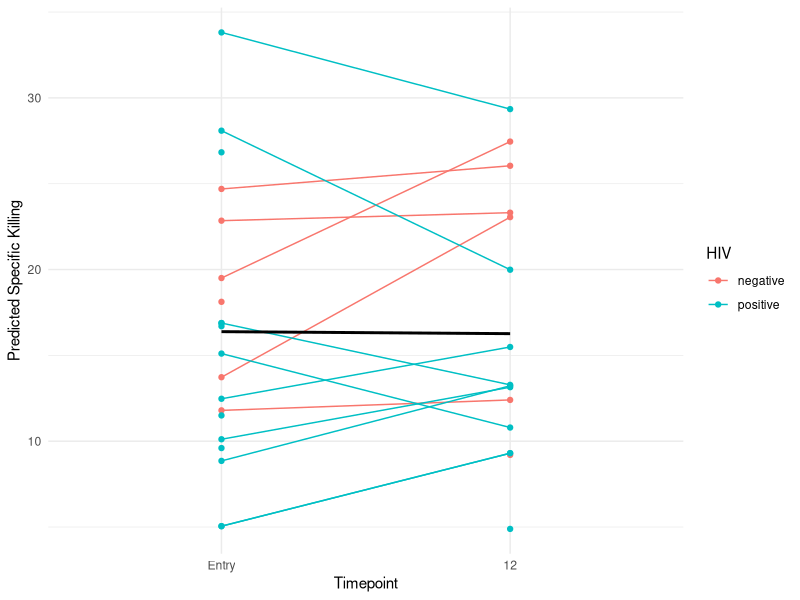
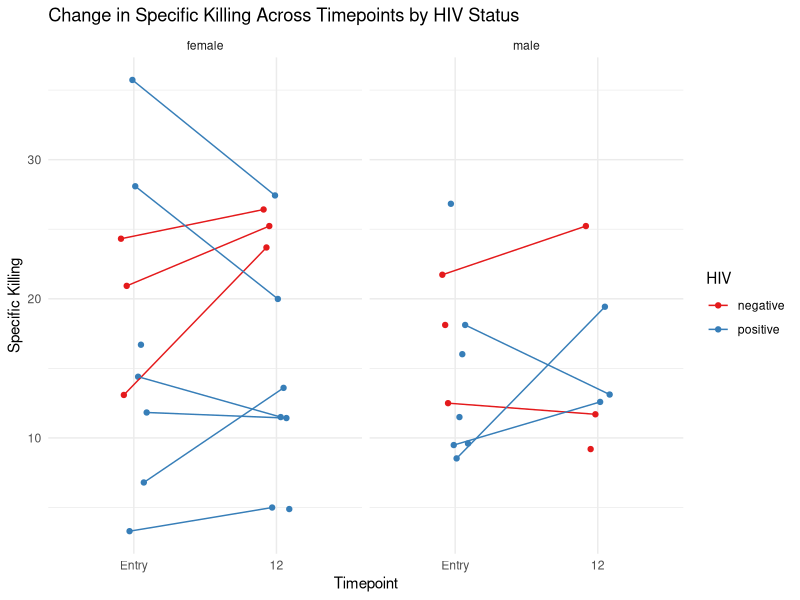
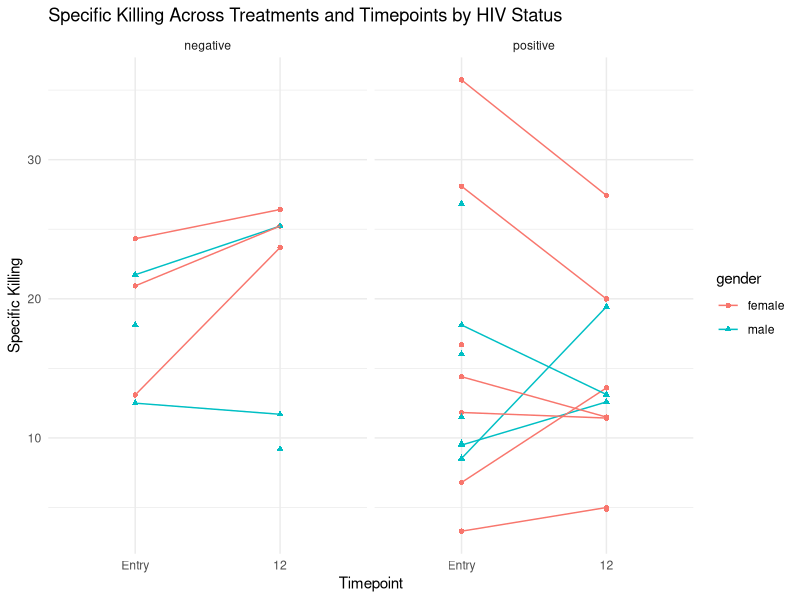
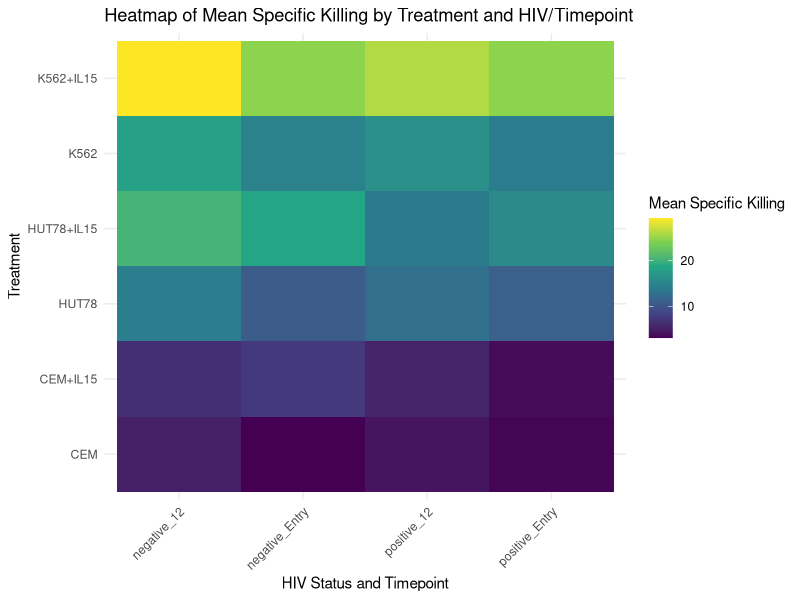

Here is the R script that generated these plots, in order: (Note: this script raises an error after producing the figures.)
library(readxl)
library(dplyr)
library(lme4)
library(ggplot2)
library(ggeffects)
library(lmerTest)
library(tidyr)
library(reshape2)

########### Read in Data and Viral Data ############

data <- read_excel("NK Function Metadata.xlsx")
v_data <- read.csv("Viral_Titres.csv")

########## Clean Column Names and Delete uneeded columns ##############

# Preliminary setup
names(data)[names(data) == "Donor ID"] <- "PID" # Rename column to PID

# Insert a new column "viral load" as the 11th column initialized with NA
data$viral_load <- NA
# This step involves creating a new column order vector
new_order <- c(names(data)[1:10], "viral_load", names(data)[11:(ncol(data)-1)])

# Reorder the dataframe columns according to the new order
data <- data[, new_order]

# Fix errored entries
data$`age (yrs)` <- as.numeric(data$`age (yrs)`)
data$gender <- as.factor(data$gender)
data$HIV <- as.factor(data$HIV)
data$Group <- as.factor(data$Group)
data$Treatment <- as.factor(data$Treatment)
data$Batch <- as.factor(data$Batch)

data <- data %>%
  mutate(
    Timepoint = if_else(grepl("CE037 V11", `Sample Name`), "12", as.character(Timepoint)),
    `age (yrs)` = if_else(grepl("CE037 V11", `Sample Name`), 0.85, `age (yrs)`)
  )
str(data)

data <- data %>%
  filter(!(`Sample Name` == "A1 CE023 V1 NK only.fcs" & Batch == "Batch 9"))

######### Add VIral Load Data ###########

# Step 1 & 2: Update "viral load" based on "Group" and "HIV"
data$viral_load[data$Group != "TARA"] <- NA
data$viral_load[data$HIV == "negative"] <- 0

# Step 3 & 4: Extract and set "viral load" for specific conditions
for (i in 1:nrow(data)) {
  if (data$Group[i] == "TARA" && data$HIV[i] == "positive") {
    if (data$Timepoint[i] == "12") {
      # Extract from v_data where PID matches and Age is 12
      matched <- v_data[v_data$PID == data$PID[i] & v_data$Age == 12,]
    } else if (data$Timepoint[i] == "Entry" && grepl(" V1", data$`Sample Name`[i])) {
      # Extract from v_data where PID matches and Age is 1
      matched <- v_data[v_data$PID == data$PID[i] & v_data$Age == 1,]
    } else if (data$Timepoint[i] == "Entry" && grepl(" V2", data$`Sample Name`[i])) {
      # Extract from v_data where PID matches and Age is 2
      matched <- v_data[v_data$PID == data$PID[i] & v_data$Age == 2,]
    } else {
      next
    }
    
    # Update the "viral load" if matched entry found
    if (nrow(matched) > 0) {
      data$viral_load[i] <- matched$Viral.Titre[1] # Assuming the first match is taken if multiple
    }
  }
}

# Restore original column names with spaces or special characters as necessary
names(data) <- gsub("viral_load", "viral load", names(data))

data_cleaned <- data %>% select(-c(1, 3, 4))


######### Split Data based on Killing, MFI and Frequency ############

col_names <- names(data_cleaned)
col_names_excluding_killing <- col_names[-((ncol(data_cleaned)-2):ncol(data_cleaned))]

# Identify indices for the shared first 9 columns and the last 3 columns
shared_cols <- 1:10
killing_additional_cols <- (ncol(data_cleaned)-2):ncol(data_cleaned) # Last 3 columns

# Identify columns for MFI and Freq excluding the last three columns
mfi_cols <- grep("Median", col_names_excluding_killing)
freq_cols <- grep("\\(\\%\\)", col_names_excluding_killing, perl = TRUE)

# Map these columns back to the original dataframe's column indices
mfi_indices <- match(col_names_excluding_killing[mfi_cols], col_names)
freq_indices <- match(col_names_excluding_killing[freq_cols], col_names)

# Creating the dataframes
Killing <- data_cleaned[, c(shared_cols, (ncol(data_cleaned)-2):ncol(data_cleaned))]
MFI <- data_cleaned[, unique(c(shared_cols, mfi_indices))]
Freq <- data_cleaned[, unique(c(shared_cols, freq_indices))]


### Clean Frequency Dataset prior to Splitting, and convert % to raw counts ########
names(Freq) <- gsub(" \\| Freq\\. of Parent \\(%\\)", "", names(Freq))
rename_map <- c(
  "Lymphocytes" = "P1",
  "Lymphocytes/Single Cells" = "P2",
  "Lymphocytes/Single Cells/Live" = "P3",
  "Lymphocytes/Single Cells/Live/CD3-Label-" = "P4"
)

# Loop through the rename map and assign new names to Freq dataframe
for(original_name in names(rename_map)) {
  # Check if the original_name exists in the column names of Freq
  if(original_name %in% names(Freq)) {
    # Get the index of the column with the original name
    col_index <- which(names(Freq) == original_name)
    # Assign the new name to the column
    names(Freq)[col_index] <- rename_map[original_name]
  }
}

# Convert percentages to actual values
Freq$P1 <- Freq$Count * (Freq$P1 / 100) # P1 as a percentage of Count
Freq$P2 <- Freq$P1 * (Freq$P2 / 100)    # P2 as a percentage of the new P1 value
Freq$P3 <- Freq$P2 * (Freq$P3 / 100)    # P3 as a percentage of the new P2 value
Freq$P4 <- Freq$P3 * (Freq$P4 / 100)    # P4 as a percentage of the new P3 value
Freq$`Total NK` <- Freq$P4 * (Freq$`Total NK` / 100)    # P4 as a percentage of the new P3 value

str(Freq)
# Step 1: Identify column groups
single_slash_cols <- grep("^Total NK/[^/]+$", names(Freq), value = TRUE)
double_slash_cols <- grep("^Total NK/.+/[^/]+$", names(Freq), value = TRUE)

##### Checking for non-numeric values
# Combine all columns of interest into a single vector
all_cols <- c("Total NK", single_slash_cols, double_slash_cols)

# Identify non-numeric columns from the list
non_numeric_cols <- all_cols[sapply(Freq[all_cols], function(x) !is.numeric(x))]
# Convert identified non-numeric columns to numeric
Freq[non_numeric_cols] <- lapply(Freq[non_numeric_cols], function(x) as.numeric(as.character(x)))

# Verify changes
str(Freq[non_numeric_cols])

# Impute NA Values
# Columns to impute (example; adjust as needed)
columns_to_impute <- c("Total NK", single_slash_cols, double_slash_cols)

# Impute NAs based on the median for the HIV status group
Freq <- Freq %>%
  mutate(across(all_of(columns_to_impute), ~if_else(is.na(.),
                                                    ave(., HIV, FUN = function(x) median(x, na.rm = TRUE)),
                                                    .),
                .names = "{.col}"))


# Step 2: Calculate values for direct subsets of "Total NK"
for(col in single_slash_cols) {
  Freq[[col]] <- Freq[["Total NK"]] * (Freq[[col]] / 100)
}


# Srep 3 Double / cols
for(col in double_slash_cols) {
  # Extract the parent subset name from the column name
  parts <- strsplit(col, "/")[[1]]
  parent_subset_name <- paste(parts[1:length(parts)-1], collapse="/")
  
  # Ensure parent_subset_name is in single_slash_cols or double_slash_cols
  if(parent_subset_name %in% names(Freq)) {
    parent_value <- Freq[[parent_subset_name]]
    Freq[[col]] <- parent_value * (Freq[[col]] / 100)
  }
}

# Update the dataframe column names to reflect the calculated values
names(Freq) <- gsub("Total NK/", "", names(Freq))



#### Split Datasets for Analysis #####

TARA_Killing <- subset(Killing, Group == "TARA")
TARA_MFI <- subset(MFI, Group == "TARA")
TARA_Freq <- subset(Freq, Group == "TARA")
Florah_Killing <- subset(Killing, Group == "Florah")
Florah_MFI <- subset(MFI, Group == "Florah")
Florah_Freq <- subset(Freq, Group == "Florah")

###### NK KILLING Analysis #############

### Cleaning Dataframe ###

# Removing the 'Group' column from both dataframes
TARA_Killing$Group <- NULL
TARA_Killing <- TARA_Killing %>%
  filter(`specific killing` != "n/a")

# Round the values in the 'specific killing' column to two decimal points
TARA_Killing$`specific killing` <- as.numeric(TARA_Killing$`specific killing`)
TARA_Killing$`specific killing` <- round(TARA_Killing$`specific killing`, 2)

TARA_Killing <- TARA_Killing %>%
  filter(HIV != "HUU")

# Remove Unneeded Columns

TARA_Killing <- TARA_Killing[, -c(ncol(TARA_Killing)-2, ncol(TARA_Killing)-1)]

TARA_Killing <- TARA_Killing[, -which(names(TARA_Killing) == "age (yrs)")]

TARA_Killing <- droplevels(TARA_Killing)


# Standardize the 'viral load' variable because of high values

TARA_Killing$`viral load` <- scale(TARA_Killing$`viral load`)
str(TARA_Killing)

TARA_Killing$Timepoint <- as.factor(TARA_Killing$Timepoint)
TARA_Killing$Timepoint <- factor(TARA_Killing$Timepoint, levels = rev(levels(TARA_Killing$Timepoint)))

#### Fit the mixed effects model for each treatment condition ####

# Define the treatment levels
treatments <- levels(TARA_Killing$Treatment)

for (treatment in treatments) {
  # Create a subset for the current treatment
  subset_data <- subset(TARA_Killing, Treatment == treatment)
  
  # Fit a mixed-effects model for the subset
  model_formula <- as.formula(`specific killing` ~ (HIV + Timepoint + gender + Batch)^2 + (1|PID))
  model <- lmer(model_formula, data = subset_data)
  
  # Print the summary of the model
  print(paste("Model for Treatment:", treatment))
  print(summary(model))
  
  # Optionally, save the model for later use
  assign(paste("TARA_Killing_", gsub("[+]", "", treatment), sep = ""), subset_data, envir = .GlobalEnv)
  assign(paste("TARA_Killing_", gsub("[+]", "", treatment), "_model", sep = ""), model, envir = .GlobalEnv)
}


TARA_Killing_CEM$predicted_killing <- predict(TARA_Killing_CEM_model, re.form = NA)
TARA_Killing_CEMIL15$predicted_killing <- predict(TARA_Killing_CEMIL15_model, re.form = NA)
TARA_Killing_HUT78$predicted_killing <- predict(TARA_Killing_HUT78_model, re.form = NA)
TARA_Killing_HUT78IL15$predicted_killing <- predict(TARA_Killing_HUT78IL15_model, re.form = NA)
TARA_Killing_K562$predicted_killing <- predict(TARA_Killing_K562_model, re.form = NA)
TARA_Killing_K562IL15$predicted_killing <- predict(TARA_Killing_K562IL15_model, re.form = NA)



# Example plot for one treatment subset, e.g., TARA_Killing_CEM
ggplot(TARA_Killing_HUT78IL15, aes(x = Timepoint, y = predicted_killing, group = PID, color = HIV)) +
  geom_point() + # Adds the points
  geom_line() + # Connects points from the same individual with a line
  geom_smooth(method = "lm", aes(group = 1), se = FALSE, color = "black") + # Adds a global regression line
  theme_minimal() +
  ylab("Predicted Specific Killing") +
  xlab("Timepoint")


ggplot(TARA_Killing_HUT78IL15, aes(x = Timepoint, y = `specific killing`, group = PID, color = HIV)) +
  geom_point(position = position_dodge(width = 0.2)) + # Adds individual points, slightly dodged to reduce overplotting
  geom_line(position = position_dodge(width = 0.2)) + # Connects points from the same individual
  facet_wrap(~gender) + # Creates separate plots for each gender
  theme_minimal() +
  labs(title = "Change in Specific Killing Across Timepoints by HIV Status",
       y = "Specific Killing", x = "Timepoint") +
  scale_color_brewer(palette = "Set1") # Optional: use a colorblind-friendly palette


ggplot(TARA_Killing_HUT78IL15, aes(x = Timepoint, y = `specific killing`, color = gender)) +
  geom_point(aes(shape = gender)) +
  geom_line(aes(group = PID)) +
  facet_grid(. ~ HIV) +
  theme_minimal() +
  labs(title = "Specific Killing Across Treatments and Timepoints by HIV Status", y = "Specific Killing")

TARA_Killing <- TARA_Killing %>%
  mutate(HIV_Timepoint = paste(HIV, Timepoint, sep = "_"))
heatmap_data <- TARA_Killing %>%
  group_by(Treatment, HIV_Timepoint) %>%
  summarise(mean_killing = mean(`specific killing`, na.rm = TRUE)) %>%
  ungroup()



ggplot(heatmap_data, aes(x = HIV_Timepoint, y = Treatment, fill = mean_killing)) +
  geom_tile() + # Creates the tiles for the heatmap
  scale_fill_viridis_c() + # Uses a color scale that's perceptually uniform
  theme_minimal() + 
  theme(axis.text.x = element_text(angle = 45, hjust = 1)) + # Rotates x-axis labels for readability
  labs(title = "Heatmap of Mean Specific Killing by Treatment and HIV/Timepoint",
       x = "HIV Status and Timepoint", y = "Treatment", fill = "Mean Specific Killing")

#######






TARA_Killing_CEM <- subset(TARA_Killing, Treatment == "HUT78")
model_A <- lmer(`specific killing` ~ (HIV + Timepoint + gender)^2 + (1|PID), data = TARA_Killing_CEM)
summary_model_A <- summary(model_A)
coef_table <- summary_model_A$coefficients
coef_df <- as.data.frame(coef_table)
coef_df$Term <- rownames(coef_df)
fixed_effects_confint <- confint_model_A[rownames(coef_df), ]

# Ensure that the row names match between coef_df and the confidence intervals
# This is crucial for correct alignment
# Adding the confidence intervals to the dataframe
coef_df$LowerCI <- fixed_effects_confint[, "2.5 %"]
coef_df$UpperCI <- fixed_effects_confint[, "97.5 %"]


ggplot(coef_df, aes(x = Term, y = Estimate, ymin = LowerCI, ymax = UpperCI)) +
  geom_pointrange() +
  geom_hline(yintercept = 0, linetype = "dashed") +
  theme_minimal() +
  coord_flip() +
  ylab("Effect Size (95% CI)") +
  xlab("Predictors")

confint_model_A <- confint(model_A, level = 0.95) # Default is 0.95 confidence level
# Joining the confidence intervals with the coefficients dataframe. Ensure names match or adjust as necessary.
coef_df <- cbind(coef_df, confint_model_A)

# Checking the dataframe
head(coef_df)

summary(model_A)
coef_df$Term <- rownames(coef_df)

ggplot(coef_df, aes(x = Term, y = Estimate, ymin = Estimate - 2. * Std..Error, ymax = Estimate + 2. * Std..Error)) +
  geom_pointrange() +
  geom_hline(yintercept = 0, linetype = "dashed") +
  theme_minimal() +
  coord_flip() +
  ylab("Effect size (95% CI)") +
  xlab("Predictors")


TARA_Killing_CEM$predicted_killing <- predict(model_A)

ggplot(TARA_Killing_CEM, aes(x = as.factor(Timepoint), y = predicted_killing, group = PID, color = HIV)) +
  geom_point(position = position_dodge(0.1)) + # Dodge points for clarity
  geom_line(aes(group = interaction(PID, HIV)), position = position_dodge(0.1)) + # Connect points with lines
  geom_smooth(method = "lm", aes(group = HIV), se = FALSE, color = "black", linetype = "dashed") + # Add separate regression lines for each HIV status
  theme_minimal() +
  ylab("Predicted Specific Killing") +
  xlab("Timepoint")





# Summary of the model
# Extracting the summary as a dataframe
# Extract p-values for all coefficients from model summary
p_values <- summary(model)$coefficients[, "Pr(>|t|)"]


###### TREATMENT
# Extract treatment names from preds_treatment
preds_treatment <- ggpredict(model, terms = "Treatment")
treatment_names <- levels(preds_treatment$x)

# Initialize significance vector with NA
treatment_significance <- rep(NA, length(treatment_names))

# Find indices of treatment names in model coefficients
treatment_indices <- match(paste0("Treatment", treatment_names), rownames(summary(model)$coefficients))

# Remove NAs from treatment_indices
valid_indices <- which(!is.na(treatment_indices))

# Assign significance values based on extracted p-values
treatment_significance[valid_indices] <- ifelse(p_values[valid_indices] < 0.05, "*", "")


# Add significance to preds_treatment

preds_treatment$significance <- treatment_significance
preds_treatment$significance[is.na(preds_treatment$significance)] <- ""


str(preds_treatment)

# Plot with annotations (alternative method with significance stars on top of error bars and red color)
ggplot(preds_treatment, aes(x = x, y = predicted, ymin = conf.low, ymax = conf.high, color = x)) +
  geom_point(position = position_dodge(width = 0.5), size = 3) +
  geom_errorbar(width = 0.4, position = position_dodge(width = 0.5)) +
  geom_text(aes(label = significance, y = conf.high + 0.1), size = 5, color = "red", position = position_dodge(width = 0.5)) +  # Adjust y position and color
  labs(title = "Effect of Treatment on Specific Killing",
       x = "Treatment",
       y = "Predicted Specific Killing") +
  theme_minimal()


### GENDER

# Extract gender names from preds_gender
preds_gender <- ggpredict(model, terms = "gender")
gender_names <- levels(preds_gender$x)

# Initialize significance vector with empty strings
gender_significance <- rep("", length(gender_names))

# Find indices of gender names in model coefficients
gender_indices <- match(paste0("gender", gender_names), rownames(summary(model)$coefficients))

# Assign significance values based on extracted p-values
gender_p_values <- summary(model)$coefficients[gender_indices, "Pr(>|t|)"]
gender_significance[gender_p_values < 0.05] <- "*"

# Add significance to preds_gender
preds_gender$significance <- gender_significance

# Plot with annotations for gender
ggplot(preds_gender, aes(x = x, y = predicted, ymin = conf.low, ymax = conf.high, color = x)) +
  geom_point(position = position_dodge(width = 0.5), size = 3) +
  geom_errorbar(width = 0.4, position = position_dodge(width = 0.5)) +
  geom_text(aes(label = significance, y = conf.high + 0.1), size = 5, color = "red", position = position_dodge(width = 0.5)) +  
  labs(title = "Effect of Gender on Specific Killing",
       x = "Gender",
       y = "Predicted Specific Killing") +
  theme_minimal()



### Timepoint
# Extract Timepoint names from preds_timepoint
preds_timepoint <- ggpredict(model, terms = "Timepoint")
timepoint_names <- levels(preds_timepoint$x)

# Initialize significance vector with empty strings
timepoint_significance <- rep("", length(timepoint_names))

# Find indices of Timepoint names in model coefficients
timepoint_indices <- match(paste0("Timepoint", timepoint_names), rownames(summary(model)$coefficients))

# Assign significance values based on extracted p-values
timepoint_p_values <- summary(model)$coefficients[timepoint_indices, "Pr(>|t|)"]
timepoint_significance[timepoint_p_values < 0.05] <- "*"

# Add significance to preds_timepoint
preds_timepoint$significance <- timepoint_significance

# Plot with annotations for Timepoint
ggplot(preds_timepoint, aes(x = x, y = predicted, ymin = conf.low, ymax = conf.high, color = x)) +
  geom_point(position = position_dodge(width = 0.5), size = 3) +
  geom_errorbar(width = 0.4, position = position_dodge(width = 0.5)) +
  geom_text(aes(label = significance, y = conf.high + 0.1), size = 5, color = "red", position = position_dodge(width = 0.5)) +  
  labs(title = "Effect of Timepoint on Specific Killing",
       x = "Timepoint",
       y = "Predicted Specific Killing") +
  theme_minimal()

### HIV
preds_HIV <- ggpredict(model, terms = "HIV")
HIV_names <- levels(preds_HIV$x)

# Initialize significance vector with empty strings
HIV_significance <- rep("", length(HIV_names))

# Find indices of HIV names in model coefficients
HIV_indices <- match(paste0("HIV", HIV_names), rownames(summary(model)$coefficients))

# Assign significance values based on extracted p-values
HIV_p_values <- summary(model)$coefficients[HIV_indices, "Pr(>|t|)"]
HIV_significance[HIV_p_values < 0.05] <- "*"

# Add significance to preds_HIV
preds_HIV$significance <- HIV_significance

# Plot with annotations for HIV
ggplot(preds_HIV, aes(x = x, y = predicted, ymin = conf.low, ymax = conf.high, color = x)) +
  geom_point(position = position_dodge(width = 0.5), size = 3) +
  geom_errorbar(width = 0.4, position = position_dodge(width = 0.5)) +
  geom_text(aes(label = significance, y = conf.high + 0.1), size = 5, color = "red", position = position_dodge(width = 0.5)) +  
  labs(title = "Effect of HIV on Specific Killing",
       x = "HIV Status",
       y = "Predicted Specific Killing") +
  theme_minimal()





# Plotting the effect of 'viral load'
# Extract predictions for viral load
preds_viral_load <- ggpredict(model, terms = "viral load")

# Plot effects of viral load
ggplot(preds_viral_load, aes(x = x, y = predicted, ymin = conf.low, ymax = conf.high)) +
  geom_point() +
  geom_errorbar(width = 0.4) +
  labs(title = "Effect of Viral Load on Specific Killing",
       x = "Viral Load",
       y = "Predicted Specific Killing") +
  theme_minimal()

# Plotting the effect of 'Timepoint'
# Adjusting the plot for 'Timepoint' as a categorical variable
ggplot(preds_timepoint, aes(x = x, y = predicted, color = x)) +
  geom_point(position = position_dodge(width = 0.5), size = 3) +
  geom_errorbar(aes(ymin = conf.low, ymax = conf.high), width = 0.4, position = position_dodge(width = 0.5)) +
  labs(title = "Effect of Timepoint on Specific Killing", x = "Timepoint", y = "Predicted Specific Killing") +
  theme_minimal() +
  theme(axis.text.x = element_text(angle = 45, hjust = 1))  # Improve x-axis label readability

# Adjusting the plot for 'Treatment' as a categorical variable
ggplot(preds_treatment, aes(x = x, y = predicted, color = x)) +
  geom_point(position = position_dodge(width = 0.5), size = 3) +
  geom_errorbar(aes(ymin = conf.low, ymax = conf.high), width = 0.4, position = position_dodge(width = 0.5)) +
  labs(title = "Effect of Treatment on Specific Killing", x = "Treatment", y = "Predicted Specific Killing") +
  theme_minimal() +
  theme(axis.text.x = element_text(angle = 45, hjust = 1))  # Improve x-axis label readability
